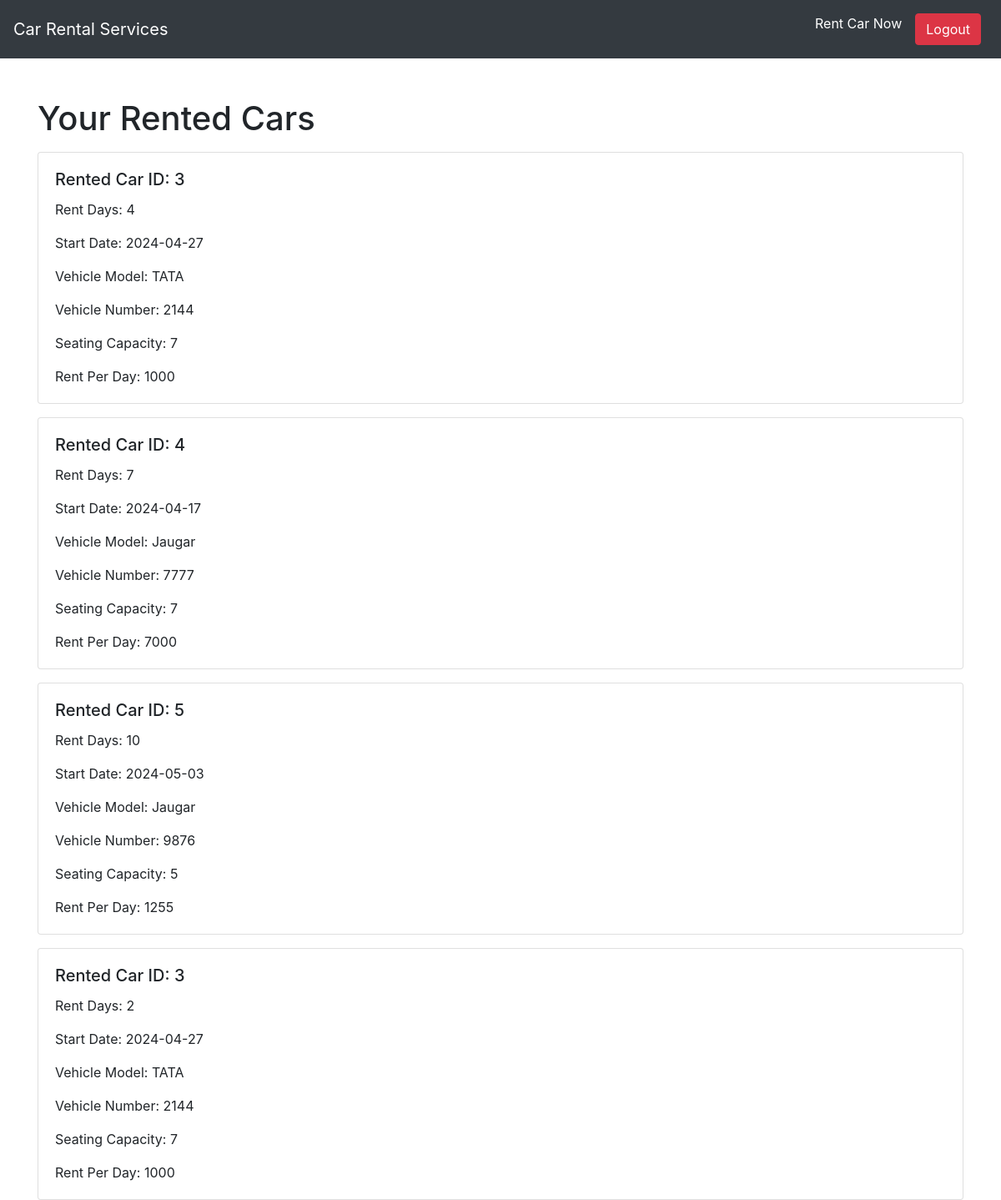
Page /customerdashboard.php (signed in) on the committed database.
### tables this page shows
CREATE TABLE `rentedcar` (
  `id` int(50) NOT NULL,
  `user_id` int(50) NOT NULL,
  `car_id` int(50) NOT NULL,
  `days` varchar(20) NOT NULL,
  `start_date` date NOT NULL
);

CREATE TABLE `cardetails` (
  `id` int(11) NOT NULL,
  `vehicle_model` varchar(50) NOT NULL,
  `vehicle_number` varchar(50) NOT NULL,
  `seating_capacity` varchar(50) NOT NULL,
  `rent_per_day` varchar(100) NOT NULL
);

### customerdashboard.php (the view, shortened to what this page needs)
<?php
$con = new mysqli("localhost", "root", "", "carrental");
$user_id = $_SESSION['customer_id'];
$sql = "SELECT rentedcar.*, cardetails.*
        FROM rentedcar
        INNER JOIN cardetails ON rentedcar.car_id = cardetails.id
        WHERE rentedcar.user_id = ?";
$stmt = $con->prepare($sql);
$stmt->bind_param("i", $user_id);
$stmt->execute();
$result = $stmt->get_result();
?>
<!DOCTYPE html>
<html lang="en">
<head>
    <link rel="stylesheet" href="https://stackpath.bootstrapcdn.com/bootstrap/4.3.1/css/bootstrap.min.css">
</head>
<body>
    <nav class="navbar navbar-expand-lg navbar-dark bg-dark">
        <a class="navbar-brand" href="index.php">Car Rental Services</a>
        <div class="collapse navbar-collapse" id="navbarNav">
            <ul class="navbar-nav ml-auto">
                <li class="nav-item active">
                    <a class="nav-link" href="availablecars.php">Rent Car Now</a>
                </li>
                <li class="nav-item">
                    <form action="logout.php" method="post" class="nav-link">
                        <button type="submit" class="btn btn-danger btn-block">Logout</button>
                    </form>
                </li>
            </ul>
        </div>
    </nav>
    <div class="container mt-5">
        <h1>Your Rented Cars</h1>
        <?php
        if ($result->num_rows > 0) {
            while ($row = $result->fetch_assoc()) {
                echo "<div class='card mt-3'>";
                echo "<div class='card-body'>";
                echo "<h5 class='card-title'>Rented Car ID: " . $row['car_id'] . "</h5>";
                echo "<p class='card-text'>Rent Days: " . $row['days'] . "</p>";
                echo "<p class='card-text'>Start Date: " . $row['start_date'] . "</p>";
                echo "<p class='card-text'>Vehicle Model: " . $row['vehicle_model'] . "</p>";
                echo "<p class='card-text'>Vehicle Number: " . $row['vehicle_number'] . "</p>";
                echo "<p class='card-text'>Seating Capacity: " . $row['seating_capacity'] . "</p>";
                echo "<p class='card-text'>Rent Per Day: " . $row['rent_per_day'] . "</p>";
                echo "</div>";
                echo "</div>";
            }
        } else {
            echo "<p>No rented cars found.</p>";
        }
        ?>
    </div>
</body>
</html>

### rows in the picture
rentedcar: car "3", days "4", start_date "2024-04-27", cardetails.vehicle_model "TATA", cardetails.vehicle_number "2144", cardetails.seating_capacity "7", cardetails.rent_per_day "1000"
rentedcar: car "4", days "7", start_date "2024-04-17", cardetails.vehicle_model "Jaugar", cardetails.vehicle_number "7777", cardetails.seating_capacity "7", cardetails.rent_per_day "7000"
rentedcar: car "5", days "10", start_date "2024-05-03", cardetails.vehicle_model "Jaugar", cardetails.vehicle_number "9876", cardetails.seating_capacity "5", cardetails.rent_per_day "1255"
rentedcar: car "3", days "2", start_date "2024-04-27", cardetails.vehicle_model "TATA", cardetails.vehicle_number "2144", cardetails.seating_capacity "7", cardetails.rent_per_day "1000"
